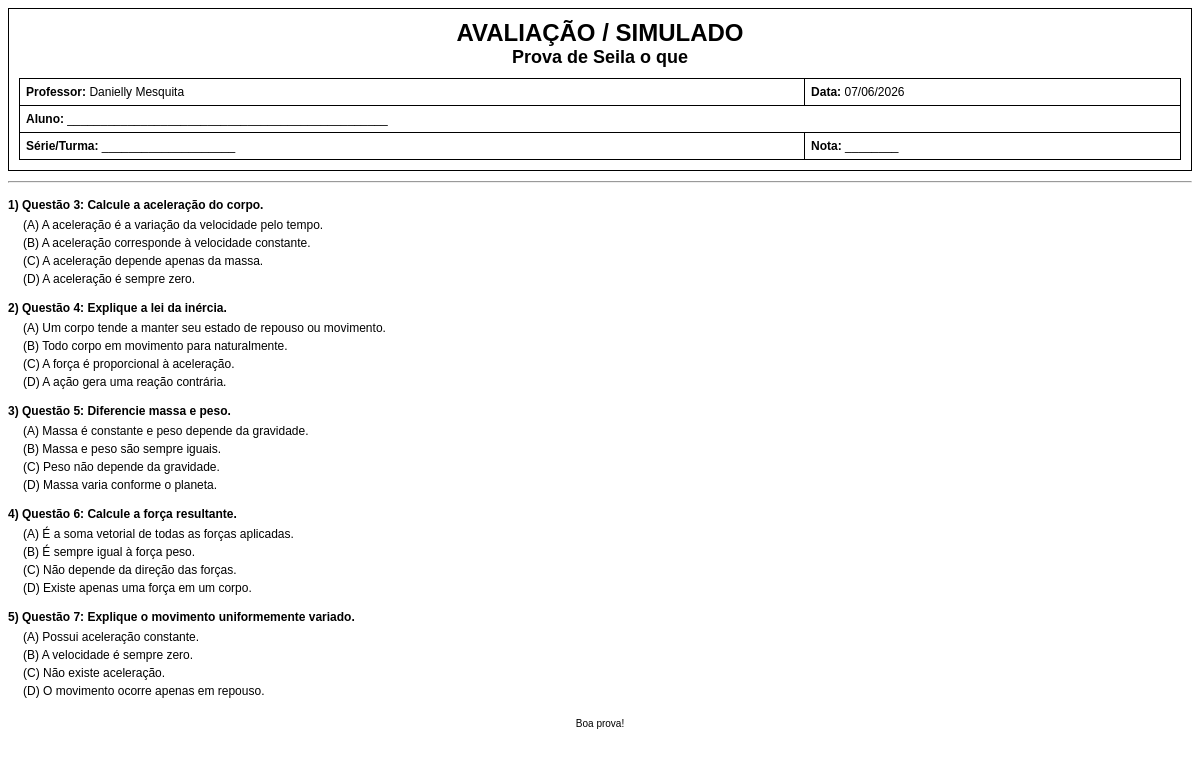
The app's page /template_simulado.php?ids=5 (signed in) with its own data.
### tables this page shows
CREATE TABLE `simulado` (
  `id` int(11) NOT NULL,
  `idprofessor` int(11) NOT NULL,
  `nome` varchar(100) NOT NULL,
  `data` date NOT NULL
);

CREATE TABLE `professor` (
  `id` int(11) NOT NULL,
  `nome` varchar(50) NOT NULL,
  `email` varchar(100) NOT NULL,
  `senha` varchar(50) NOT NULL
);

### template_simulado.php (the view, shortened to what this page needs)
<?php
include("connect.php");
$idsimulado = isset($_GET['ids']) ? (int)$_GET['ids'] : 0;
$sqlSimulado = "
SELECT s.nome AS simulado, s.data, p.nome AS professor
FROM simulado s
INNER JOIN professor p ON p.id = s.idprofessor
WHERE s.id = {$idsimulado}
";
$resSimulado = mysqli_query($con, $sqlSimulado);
$simulado    = mysqli_fetch_assoc($resSimulado);
$dataProva = '';
if (!empty($simulado['data'])) {
    $dataProva =
        substr($simulado['data'], 8, 2) . '/' .
        substr($simulado['data'], 5, 2) . '/' .
        substr($simulado['data'], 0, 4);
}
$sqlPerguntas = "
SELECT id, texto
FROM pergunta
WHERE idsimulado = {$idsimulado}
ORDER BY id
";
$resPerguntas = mysqli_query($con, $sqlPerguntas);
$perguntas = [];
while ($p = mysqli_fetch_assoc($resPerguntas)) {
    $sqlAlt = "
    SELECT texto
    FROM alternativa
    WHERE idpergunta = {$p['id']}
    ORDER BY id
    ";
    $resAlt = mysqli_query($con, $sqlAlt);
    $alternativas = [];
    while ($a = mysqli_fetch_assoc($resAlt)) {
        $alternativas[] = $a['texto'];
    }
    $perguntas[] = [
        'texto' => $p['texto'],
        'alternativas' => $alternativas
    ];
}
?>
<!DOCTYPE html>
<html lang="pt-BR">
<head>
</head>
<body>
<div class="cabecalho">
    <h1>AVALIAÇÃO / SIMULADO</h1>
    <h2><?php echo htmlspecialchars($simulado['simulado']); ?></h2>
    <table class="info">
        <tr>
            <td><strong>Professor:</strong> <?php echo htmlspecialchars($simulado['professor']); ?></td>
            <td><strong>Data:</strong> <?php echo $dataProva; ?></td>
        </tr>
        <tr>
            <td colspan="2"><strong>Aluno:</strong> ________________________________________________</td>
        </tr>
        <tr>
            <td><strong>Série/Turma:</strong> ____________________</td>
            <td><strong>Nota:</strong> ________</td>
        </tr>
    </table>
</div>
<hr>
<?php
$numero = 1;
$letras = ['A', 'B', 'C', 'D', 'E'];
foreach ($perguntas as $q):
?>
<div class="questao">
    <p><?php echo $numero . ') ' . htmlspecialchars($q['texto']); ?></p>
    <?php foreach ($q['alternativas'] as $i => $alt): ?>
        <div class="alternativa">
            (<?php echo $letras[$i]; ?>) <?php echo htmlspecialchars($alt); ?>
        </div>
    <?php endforeach; ?>
</div>
<?php
$numero++;
endforeach;
?>
<div class="rodape">
    Boa prova!
</div>
</body>
</html>

### template_simulado.php (style rules this page uses)
body { font-family: Arial, Helvetica, sans-serif; font-size: 12px; color: #000; }
h1, h2 { margin: 0; text-align: center; }
hr { margin: 10px 0; }
.cabecalho { border: 1px solid #000; padding: 10px; }
.info { width: 100%; border-collapse: collapse; margin-top: 10px; }
.info td { border: 1px solid #000; padding: 6px; }
.questao { margin-top: 15px; page-break-inside: avoid; }
.questao p { margin: 0 0 6px 0; font-weight: bold; }
.alternativa { margin-left: 15px; margin-bottom: 4px; }
.rodape { margin-top: 20px; font-size: 10px; text-align: center; }

### records on screen
simulado: nome "Prova de Seila o que", idprofessor.nome "Danielly Mesquita", data "07/06/2026"

### other values on screen
$q['texto'] "Questão 3: Calcule a aceleração do corpo."
$letras[$i] "A"
$alt "A aceleração é a variação da velocidade pelo tempo."
$letras[$i] "B"
$alt "A aceleração corresponde à velocidade constante."
$letras[$i] "C"
$alt "A aceleração depende apenas da massa."
$letras[$i] "D"
$alt "A aceleração é sempre zero."
$q['texto'] "Questão 4: Explique a lei da inércia."
$alt "Um corpo tende a manter seu estado de repouso ou movimento."
$alt "Todo corpo em movimento para naturalmente."
$alt "A força é proporcional à aceleração."
$alt "A ação gera uma reação contrária."
$q['texto'] "Questão 5: Diferencie massa e peso."
